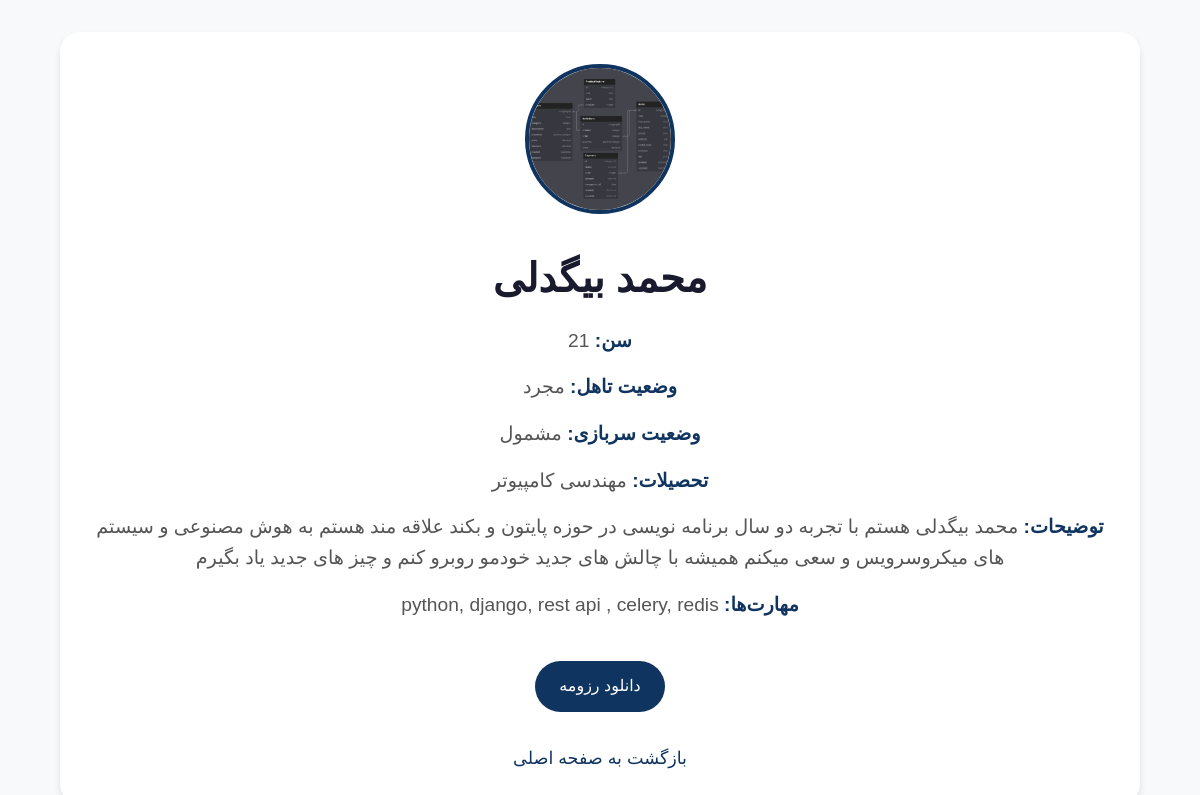
Page /home/member/1 on the committed database.
### home/models.py (models this page shows, shortened)
class Member(models.Model):
    image = models.ImageField()
    first_name = models.CharField(max_length=225)
    last_name = models.CharField(max_length=225)
    age = models.PositiveIntegerField()
    marital_status = models.CharField(max_length=225)
    education = models.CharField(max_length=225)
    residence = models.CharField(max_length=225)
    military_status = models.CharField(max_length=225)
    description = models.TextField()
    skills = models.TextField()
    resume = models.FileField(upload_to="resumes/")
    created = models.DateTimeField(auto_now_add=True)
    updated = models.DateTimeField(auto_now=True)

### home/views.py (the view)
# urls.py: path("home/member/<pk>", views.MemberDetail.as_view(), name="member-detail"),
class MemberDetail(generic.DeleteView):
    model = Member
    context_object_name = "member"
    template_name = "detail/member_detail.html"

### templates/detail/member_detail.html (shortened to what this page needs)
{% load static %}
<!DOCTYPE html>
<html lang="fa" dir="rtl">
<head>
</head>
<body>
    <div class="container">
        <div class="member-details">
            <img src="{{ member.image.url }}" alt="{{ member.first_name }} {{ member.last_name }}" class="member-image">
            <div class="member-info">
                <h1>{{ member.first_name }} {{ member.last_name }}</h1>
                <p><strong>سن:</strong> {{ member.age }}</p>
                <p><strong>وضعیت تاهل:</strong> {{ member.marital_status }}</p>
                <p><strong>وضعیت سربازی:</strong> {{ member.military_status }}</p>
                <p><strong>تحصیلات:</strong> {{ member.education }}</p>
                <p><strong>توضیحات:</strong> {{ member.description }}</p>
                <p><strong>مهارت‌ها:</strong> {{ member.skills }}</p>
                <a href="{{ member.resume.url }}" class="resume-link" download>دانلود رزومه</a>
            </div>
            <a href="{% url 'home:index' %}" class="back-button">بازگشت به صفحه اصلی</a>
        </div>
    </div>
</body>
</html>

### templates/detail/member_detail.html (style rules this page uses)
* { margin: 0; padding: 0; box-sizing: border-box; }
body { font-family: 'Vazir', Tahoma, Geneva, Verdana, sans-serif; line-height: 1.6; background-color: #f8f9fa; color: #333; direction: rtl; }
.container { width: 90%; max-width: 1200px; margin: 0 auto; padding: 2rem 0; }
.member-details { background-color: #fff; padding: 2rem; border-radius: 20px; box-shadow: 0 4px 6px rgba(0, 0, 0, 0.1); text-align: center; }
.member-image { width: 150px; height: 150px; border-radius: 50%; object-fit: cover; margin-bottom: 1.5rem; border: 4px solid #0f3460; }
.member-info h1 { font-size: 2.5rem; margin-bottom: 1rem; color: #1a1a2e; }
.member-info p { font-size: 1.2rem; color: #555; margin-bottom: 1rem; }
.member-info p strong { color: #0f3460; }
.resume-link { display: inline-block; background-color: #0f3460; color: #fff; padding: 0.8rem 1.5rem; text-decoration: none; border-radius: 30px; margin-top: 1.5rem; transition: background-color 0.3s ease, transform 0.3s ease; }
.back-button { display: inline-block; margin-top: 2rem; color: #0f3460; text-decoration: none; font-size: 1.1rem; transition: color 0.3s ease; }

### rows in the picture
Member: image (picture), first_name "محمد", last_name "بیگدلی", age "21", marital_status "مجرد", military_status "مشمول", education "مهندسی کامپیوتر", description "محمد بیگدلی هستم با تجربه دو سال برنامه نویسی در حوزه پایتون و بکند علاقه مند هستم به هوش مصنوعی و سیستم های میکروسرویس و سعی میکنم همیشه با چالش های جدید خودمو روبرو کنم و چیز های جدید یاد بگیرم", skills "python, django, rest api , celery, redis"
